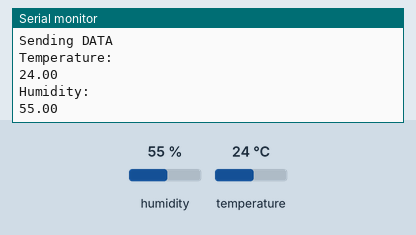
Bench run of a sketch on a simulated ESP8266 (NodeMCU). Parts: the last lines printed to the serial monitor. The inputs (shaded band) are chosen by the test bench; at power-on: humidity 55 %, temperature 24 °C. WiFi joins after 1.5 s; servers stay silent unless stated; no MQTT or app messages arrive unless stated.

Above: at 2.7 s.
2.8 s: humidity set to 22 %
At 4.0 s:
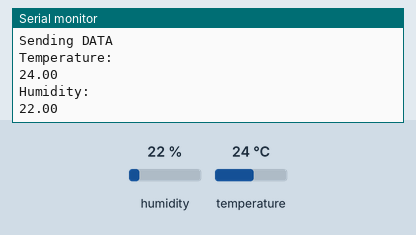
5.5 s: temperature set to 12 °C
At 7.2 s:
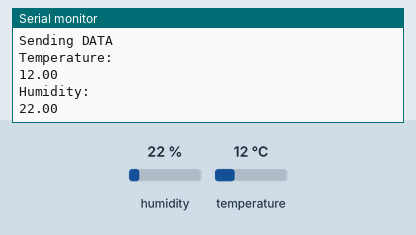
8.2 s: humidity set to 40 %
At 10.0 s:
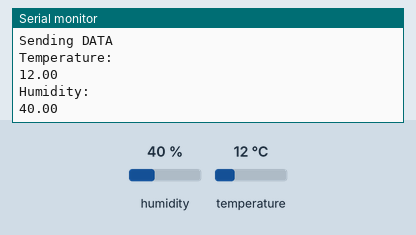
Timing chart, 0 to 11.5 s (numbered marks = the images above; inputs shaded):
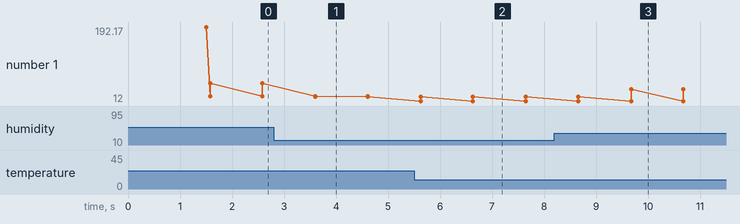

Measured:
- after the input at 2.8 s, the serial monitor: prints a new line after 0.81 s (image 1)
- after the input at 5.5 s, the serial monitor: prints a new line after 0.13 s (image 2)
- after the input at 8.2 s, the serial monitor: prints a new line after 1.5 s (image 3)
- plotted number 1: 55 → 22 after the input at 2.8 s, 22 → 40 after the input at 8.2 s

The sketch:

DHT.ino
```cpp
#include <ESP8266WiFi.h>
#include <String.h>
#include "Adafruit_MQTT.h"
#include "Adafruit_MQTT_Client.h"
#include "DHT.h"

#define DHTPIN 5    // what digital pin we're connected to
#define DHTTYPE DHT11   // DHT 11
////////////////////////////////////////
#define WLAN_SSID       "Wifilink"      //mention SSID
#define WLAN_PASS       "kmvgrp020"      //mention Password
//////////////////////////////////////////
#define AIO_SERVER      "io.adafruit.com" // server name
#define AIO_SERVERPORT  1883
////////////////////////////////////////////
#define IO_USERNAME  "Mukundh035"
#define IO_KEY       "ae33f229d8234e15ae47608c86261005"
/////////////////////////////////////////
WiFiClient client;
Adafruit_MQTT_Client mqtt(&client, AIO_SERVER, AIO_SERVERPORT, IO_USERNAME, IO_KEY);
////////////////////////////////////
Adafruit_MQTT_Publish TEMP = Adafruit_MQTT_Publish(&mqtt, IO_USERNAME "/feeds/TEMP");
Adafruit_MQTT_Publish HUM = Adafruit_MQTT_Publish(&mqtt, IO_USERNAME "/feeds/HUM");
void MQTT_connect();
DHT dht(DHTPIN, DHTTYPE);
//////////////////////////////////////////
void setup()
{

  Serial.begin(9600);
  dht.begin();
  Serial.println(F("Adafruit MQTT demo"));
  // Connect to WiFi access point.
  Serial.println(); Serial.println();
  Serial.print("Connecting to ");
  Serial.println(WLAN_SSID);
  WiFi.begin(WLAN_SSID, WLAN_PASS);
  while (WiFi.status() != WL_CONNECTED) {
    delay(500);
    Serial.print(".");
  }
  Serial.println();
  Serial.println("WiFi connected");
  Serial.println("IP address: ");
  Serial.println(WiFi.localIP());
}

void loop()
{
  MQTT_connect();
   // Read temperature as Celsius (the default)
  float h = dht.readHumidity();
  // Read temperature as Celsius (the default)
  float t = dht.readTemperature();
  if (isnan(h) || isnan(t)) {
    Serial.println("Failed to read from DHT sensor!");
    return;
  }
  else
  {
  Serial.println("Sending DATA");
  Serial.println("Temperature:");
  Serial.println(t);
  Serial.println("Humidity:");
  Serial.println(h);
  TEMP.publish(t);
  HUM.publish(h);
  }
  delay(1000);

}

void MQTT_connect() {
  int8_t ret;

  // Stop if already connected.
  if (mqtt.connected()) {
    return;
  }

  Serial.print("Connecting to MQTT... ");

  uint8_t retries = 3;
  while ((ret = mqtt.connect()) != 0) { // connect will return 0 for connected
    Serial.println(mqtt.connectErrorString(ret));
    Serial.println("Retrying MQTT connection in 5 seconds...");
    mqtt.disconnect();
    delay(5000);  // wait 5 seconds
    retries--;
    if (retries == 0) {
      // basically die and wait for WDT to reset me
      while (1);
    }
  }
  Serial.println("MQTT Connected!");
}
```
